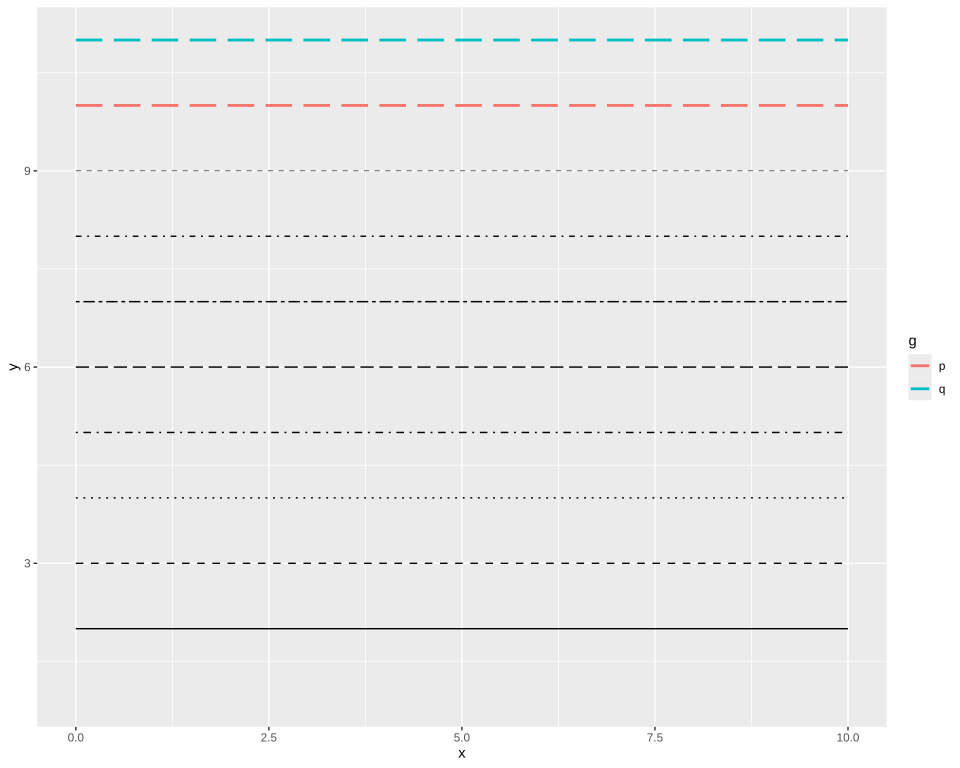

Generate this figure with R:
# The plot test/golden/line_types.svg draws, drawn by ggplot2 itself, as ggplot2's own visual
# tests draw their snapshots: the independent check on that golden whenever it changes. The suite
# never runs this; it needs R, ggplot2 and vdiffr, saved as the Docker image giggly-r:ggplot2-4.0.3.
# From the repository's root:
#
#   docker run --rm -v "$PWD/test/golden":/golden:ro giggly-r:ggplot2-4.0.3 \
#     Rscript /golden/line_types.R > line_types.ggplot2.svg
#
# and compare the two drawings element by element, as test/golden/point.R describes.
#
# Each of R's seven line types by name, from the bottom up, and the dash pattern "3313", one path
# annotation each at R's default width, 0.5 mm, where each dash is its length times the line's
# width in line-width units (1.42); a dashed line 0.2 mm wide, narrower than one unit, whose
# dashes are their lengths alone; and a colour legend's two lines, long-dashed and 1 mm wide, their
# keys dashed alike. The blank line draws nothing. First checked with ggplot2 4.0.3 and vdiffr
# 1.0.9: every element matches, in the same order, the x axis drawn before the y as
# test/golden/point.R describes, and every clip path.

library(ggplot2)

types <- c("blank", "solid", "dashed", "dotted", "dotdash", "longdash", "twodash", "3313")
data <- data.frame(x = c(0, 10, 0, 10), y = c(10, 10, 11, 11), g = c("p", "p", "q", "q"))
plot <- ggplot(data, aes(x, y, colour = g)) +
  geom_line(linetype = "longdash", linewidth = 1)
for (index in seq_along(types)) {
  plot <- plot + annotate("path", x = c(0, 10), y = index, linetype = types[index])
}
plot <- plot +
  annotate("path", x = c(0, 10), y = 9, linetype = "dashed", linewidth = 0.2) +
  theme_gray()

file <- tempfile(fileext = ".svg")
vdiffr::write_svg(plot, file)
cat(readLines(file), sep = "\n")
